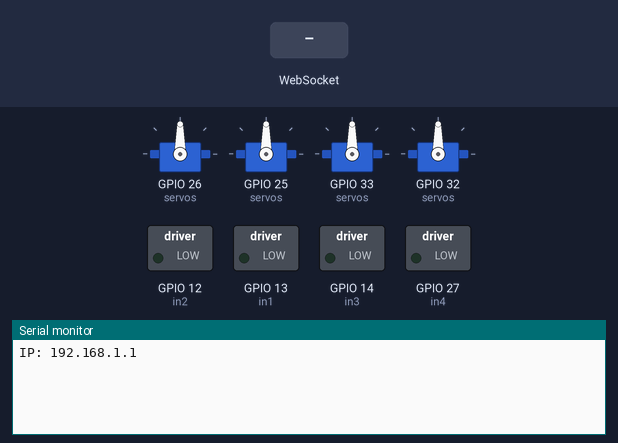
A sketch run on a simulated ESP32. Shown: 4 × servo, switched loads named in the sketch (green lamp = pin HIGH), the last lines printed to the serial monitor. The inputs (shaded band) are chosen by the test bench. Storage starts empty.

Above: at 1.2 s.
1.3 s: WebSocket text "RESET" received
At 1.7 s:
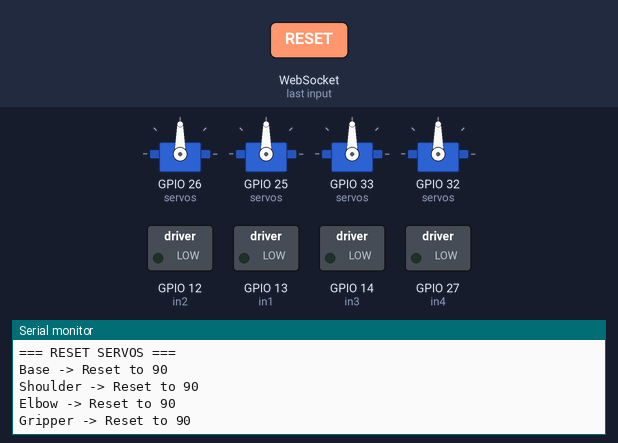
2.8 s: WebSocket text "GET" received
At 4.0 s:
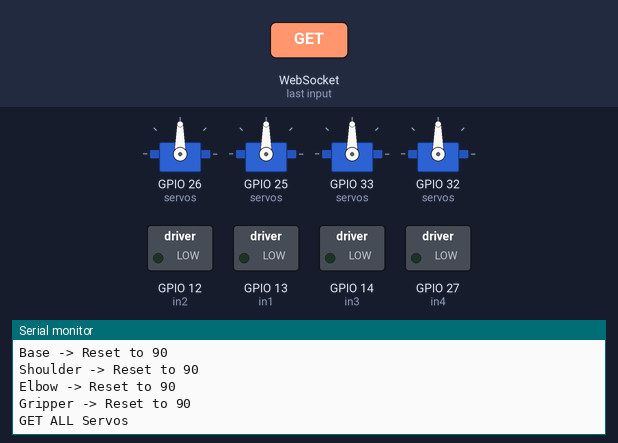
4.3 s: WebSocket text "GET," received
At 5.1 s:
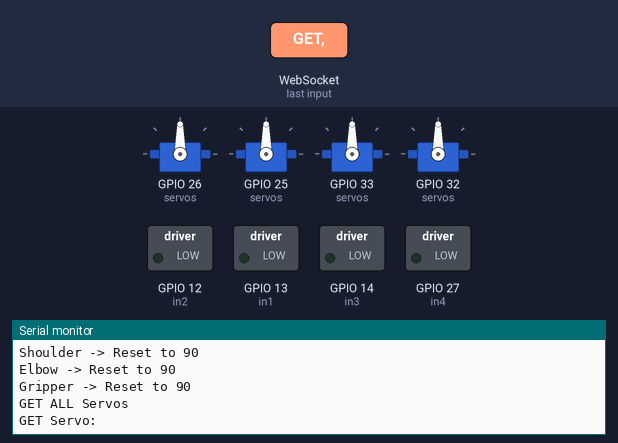

Measured:
- after the input at 1.3 s, the serial monitor: prints a new line at once (image 1)
- after the input at 2.8 s, the serial monitor: prints a new line at once (image 2)
- after the input at 4.3 s, the serial monitor: prints a new line at once (image 3)

The sketch:

Robot_Arm.ino
```cpp
#include <WiFi.h>
#include <AsyncTCP.h>
#include <ESPAsyncWebServer.h>
#include <ESP32Servo.h>
#include <LittleFS.h>
#include "esp_netif.h"

// =======================
// WiFi AP
// =======================
const char *ssid = "ESP32-Control";
const char *password = "12345678";

IPAddress local_IP(192, 168, 1, 1);
IPAddress gateway(192, 168, 1, 1);
IPAddress subnet(255, 255, 255, 0);

// =======================
// Server
// =======================
AsyncWebServer server(80);
AsyncWebSocket ws("/ws");

// =======================
// Servo Struct
// =======================
struct ServoData {
  Servo servo;
  int pin;
  const char *name;
  int current;
  int target;
  int min;
  int max;
  int reset;
};

ServoData servos[] = {
  { Servo(), 26, "Base", 90, 90, 0, 180, 90},
  { Servo(), 25, "Shoulder", 90, 90, 0, 180, 90},
  { Servo(), 33, "Elbow", 90, 90, 0, 180, 90},
  { Servo(), 32, "Gripper", 90, 90, 0, 180, 90}
};

#define SERVO_COUNT 4

// =======================
// L298N
// =======================
const int in1 = 13;
const int in2 = 12;
const int in3 = 14;
const int in4 = 27;

// =======================
// Timing
// =======================
unsigned long lastMove = 0;
const int stepDelay = 20;
const int stepSize = 1;

unsigned long lastBroadcast = 0;
const int broadcastInterval = 500;

unsigned long lastMsgTime = 0;
const int msgCooldown = 20;

bool shouldBroadcast = false;

// =======================
// Reset Function
// =======================
void resetServos() {
  Serial.println("=== RESET SERVOS ===");

  for (int i = 0; i < SERVO_COUNT; i++) {
    servos[i].target = servos[i].reset;

    Serial.print(servos[i].name);
    Serial.print(" -> Reset to ");
    Serial.println(servos[i].reset);
  }
}

// =======================
// Motor Control
// =======================
void controlCar(char command) {

  Serial.print("Car Command: ");
  Serial.println(command);

  switch (command) {
    case 'F':
      Serial.println("Forward");
      digitalWrite(in1, HIGH);
      digitalWrite(in2, LOW);
      digitalWrite(in3, HIGH);
      digitalWrite(in4, LOW);
      break;

    case 'B':
      Serial.println("Backward");
      digitalWrite(in1, LOW);
      digitalWrite(in2, HIGH);
      digitalWrite(in3, LOW);
      digitalWrite(in4, HIGH);
      break;

    case 'L':
      Serial.println("Left");
      digitalWrite(in1, LOW);
      digitalWrite(in2, HIGH);
      digitalWrite(in3, HIGH);
      digitalWrite(in4, LOW);
      break;

    case 'R':
      Serial.println("Right");
      digitalWrite(in1, HIGH);
      digitalWrite(in2, LOW);
      digitalWrite(in3, LOW);
      digitalWrite(in4, HIGH);
      break;

    case 'S':
      Serial.println("Stop");
      digitalWrite(in1, LOW);
      digitalWrite(in2, LOW);
      digitalWrite(in3, LOW);
      digitalWrite(in4, LOW);
      break;
  }
}

// =======================
// Helpers
// =======================
int findServoIndex(const char *name) {
  for (int i = 0; i < SERVO_COUNT; i++) {
    if (strcmp(servos[i].name, name) == 0) return i;
  }
  return -1;
}

void buildJSON(char *buffer) {
  snprintf(buffer, 128,
           "{\"Base\":%d,\"Shoulder\":%d,\"Elbow\":%d,\"Gripper\":%d}",
           servos[0].current,
           servos[1].current,
           servos[2].current,
           servos[3].current);
}

// =======================
// WebSocket Handler
// =======================
void handleWebSocket(void *arg, uint8_t *data, size_t len, AsyncWebSocketClient *client) {

  if (millis() - lastMsgTime < msgCooldown) return;
  lastMsgTime = millis();

  AwsFrameInfo *info = (AwsFrameInfo *)arg;
  if (!(info->final && info->index == 0 && info->len == len)) return;

  char msg[64];
  size_t safeLen = (len < sizeof(msg) - 1) ? len : sizeof(msg) - 1;
  memcpy(msg, data, safeLen);
  msg[safeLen] = '\0';

  // =========================
  // CAR CONTROL
  // =========================
  if (strlen(msg) == 1) {
    controlCar(msg[0]);
    return;
  }

  // =========================
  // RESET
  // =========================
  if (strcmp(msg, "RESET") == 0) {
    resetServos();
    return;
  }

  // =========================
  // GET ALL
  // =========================
  if (strcmp(msg, "GET") == 0) {
    Serial.println("GET ALL Servos");

    char buffer[128];
    buildJSON(buffer);
    client->text(buffer);
    return;
  }

  // =========================
  // GET ONE
  // =========================
  if (strncmp(msg, "GET,", 4) == 0) {
    char *name = msg + 4;

    Serial.print("GET Servo: ");
    Serial.println(name);

    int idx = findServoIndex(name);

    if (idx != -1) {
      char buffer[32];
      snprintf(buffer, sizeof(buffer), "%s:%d", servos[idx].name, servos[idx].current);
      client->text(buffer);
    }
    return;
  }

  // =========================
  // SET SERVO
  // =========================
  char *comma = strchr(msg, ',');
  if (comma != NULL) {
    *comma = '\0';

    char *name = msg;
    int value = atoi(comma + 1);

    int idx = findServoIndex(name);

    if (idx != -1) {
      int newTarget = constrain(value, servos[idx].min, servos[idx].max);

      Serial.print("Servo Move -> ");
      Serial.print(name);
      Serial.print(" : ");
      Serial.print(servos[idx].current);
      Serial.print(" -> ");
      Serial.println(newTarget);

      servos[idx].target = newTarget;
    }
  }
}

// =======================
// Events
// =======================
void onEvent(AsyncWebSocket *server, AsyncWebSocketClient *client,
             AwsEventType type, void *arg, uint8_t *data, size_t len) {

  if (type == WS_EVT_CONNECT) {
    Serial.println("Client connected");

    char buffer[128];
    buildJSON(buffer);
    client->text(buffer);
  }

  else if (type == WS_EVT_DATA) {
    handleWebSocket(arg, data, len, client);
  }
}

// =======================
// Setup
// =======================
void setup() {
  Serial.begin(115200);

  pinMode(in1, OUTPUT);
  pinMode(in2, OUTPUT);
  pinMode(in3, OUTPUT);
  pinMode(in4, OUTPUT);

  esp_netif_init();

  if (!LittleFS.begin(true)) {
    Serial.println("LittleFS Error");
    return;
  }

  WiFi.softAP(ssid, password);
  WiFi.softAPConfig(local_IP, gateway, subnet);

  Serial.print("IP: ");
  Serial.println(WiFi.softAPIP());

  for (int i = 0; i < SERVO_COUNT; i++) {
    servos[i].servo.attach(servos[i].pin);
    servos[i].servo.write(servos[i].current);
  }

  ws.onEvent(onEvent);
  server.addHandler(&ws);

  server.serveStatic("/", LittleFS, "/").setDefaultFile("index.html");

  DefaultHeaders::Instance().addHeader("Access-Control-Allow-Origin", "*");

  server.begin();
}

// =======================
// Loop
// =======================
void loop() {

  // Smooth Servo Movement
  if (millis() - lastMove > stepDelay) {
    lastMove = millis();

    for (int i = 0; i < SERVO_COUNT; i++) {

      if (servos[i].current < servos[i].target)
        servos[i].current += stepSize;

      else if (servos[i].current > servos[i].target)
        servos[i].current -= stepSize;

      servos[i].servo.write(servos[i].current);
    }
  }

  // Broadcast
  if (millis() - lastBroadcast > broadcastInterval) {
    lastBroadcast = millis();
    shouldBroadcast = true;
  }

  if (shouldBroadcast) {
    shouldBroadcast = false;

    char buffer[128];
    buildJSON(buffer);
    ws.textAll(buffer);
  }

  ws.cleanupClients();
}
```
